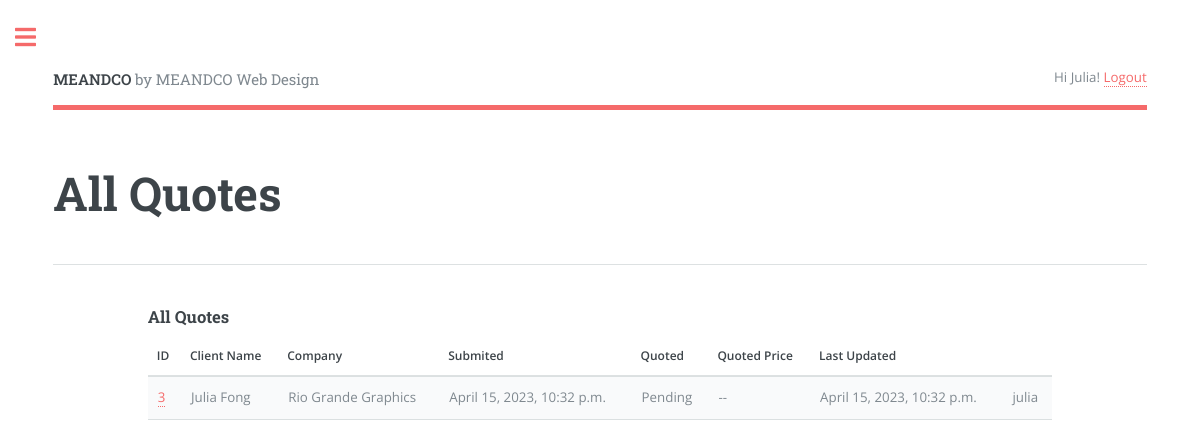
Before: /quotes/ (signed in) with the older database file.
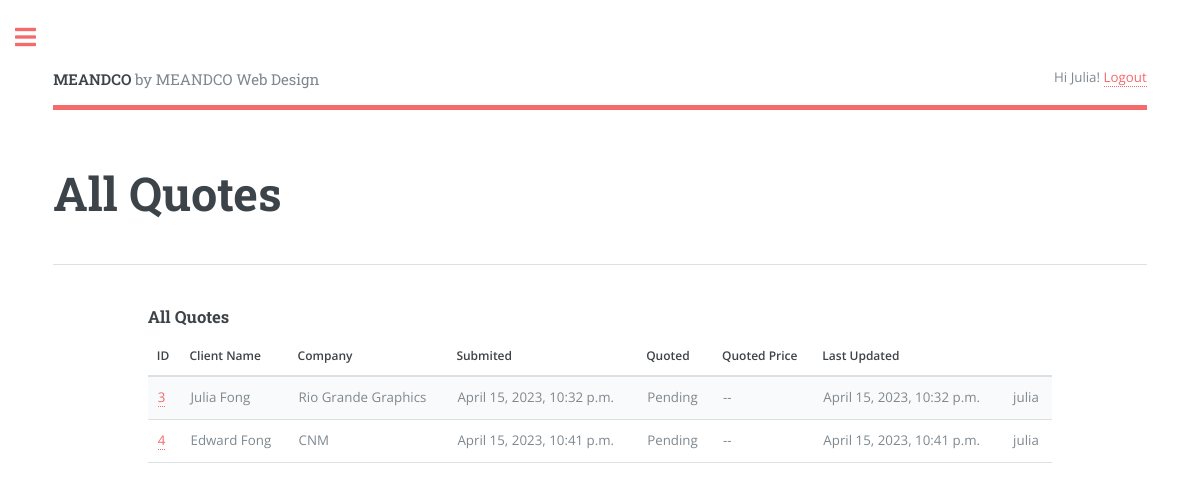
After: the same page with the newer database file.
### quote/models.py (models this page shows, shortened)
class Quote(models.Model):
    class Status(models.TextChoices):
        PENDING = 'Pending'
        REVIEWING = 'Reviewing'
        APPROVED = 'Approved'
    class Priority(models.TextChoices):
        URGENT  = 'UG', _('Urgent - 1 to week or less')
        NORMAL  = 'NM', _('Normal - 2 to 4 weeks')
        LOW     = 'LW', _('Low - Still Researching')
    name = models.CharField(max_length=250)
    requester = models.ForeignKey(User,
                                  on_delete=models.CASCADE, related_name='quotes')
    position = models.CharField(max_length=250, null=True,
                                blank=True)
    company = models.CharField(max_length=250, null=True,
                               blank=True)
    address = models.CharField(max_length=250, null=True,
                               blank=True)
    phone = models.CharField(max_length=30)
    email = models.EmailField(max_length=250)
    web_address = models.CharField(max_length=250, null=True,
                                   blank=True)
    description = models.TextField()
    created = models.DateTimeField(auto_now_add=True)
    updated = models.DateTimeField(auto_now=True)
    stat = models.CharField(max_length=20,
                              choices=Status.choices,
                              default=Status.PENDING)
    priority = models.CharField(max_length=2,
                                choices=Priority.choices,
                                default=Priority.NORMAL)
    quoted_price = models.DecimalField(max_digits=250,decimal_places=2,
                                    null=True, blank=True)
    jobfile = models.FileField(upload_to="jobfiles/", null=True, blank=True)
    class Meta:
        ordering = ['created']
        indexes = [
            models.Index(fields=['created'])
        ]

### quote/views.py (the view)
# urls.py: path('quotes/', views.quotes_list, name='quotes_list'),
@login_required(login_url='login')
def quotes_list(request):
    quotes =  Quote.objects.filter(requester=request.user)
    context = {'quotes':quotes}
    return render(request, 'quote/quotes_list.html', context)

### quote/templates/quote/quotes_list.html (shortened to what this page needs)
{% extends "base.html" %}
{% block header %}All Quotes{% endblock %}
{% block content %}
  <h3>All Quotes</h3>
    <div class="table-wrapper">
        <table>
            <thead>
            <tr>
                <th>ID</th>
                <th>Client Name</th>
                <th>Company</th>
                <th>Submited</th>
                <th>Quoted</th>
                <th>Quoted Price</th>
                <th>Last Updated</th>
            </tr>
            </thead>
            <tbody>
            {% if quotes %}
            {% for q in quotes %}
                <tr>
                    <td><a href="{% url 'quote_detail' q.id %}">{{ q.id }}</a></td>
                    <td>{{ q.name }}</td>
                    <td>{{ q.company }} </td>
                    <td>{{ q.created }}</td>
                    <td>{{ q.stat }}</td>
                    <td>{% if q.quoted_price  %}{{ q.quoted_price }} {% else %}--{% endif %}</td>
                    <td>{{ q.updated }}</td>
                    <td>{{ q.requester }}</td>
                </tr>
            {% endfor %}
            {% endif %}
          </tbody>
        </table>
     </div>
{% endblock %}

### quote/templates/base.html (shortened to what this page needs)
{% load static %}
<!DOCTYPE html>
<html lang="en">
<head>
    <link href="{% static 'assets/css/main.css' %}" rel="stylesheet">
    <link rel="stylesheet" href="{% static 'assets/css/fontawesome-all.min.css' %}" />
</head>
<body>
    <body class="is-preload">
        <div id="wrapper">
            <div id="main">
              <div class="inner">
                  <header id="header">
                    <a href="{% url 'home' %}" class="logo"><strong>MEANDCO</strong> by MEANDCO Web Design</a>
                    <ul class="icons">
                      {% if request.user.is_authenticated %}
                      Hi {{ request.user.first_name|default:request.user.username|title }}! <a href="{% url 'logout' %}">Logout</a>
                      {% else %}
                      Not logged in. <a href="{% url 'login' %}">Log-in</a>
                      {% endif %}
                    </ul>
                  </header>
                  <section>
                    <header class="main">
                      <h1>{% block header %}{% endblock header %}</h1>
                    </header>
                    <hr class="major" />
                      <div class="row gtr-200">
                        <div class="col-1 col-12-medium">
                        </div>
                          <div class="col-10 col-12-medium">
                          {% block content %}
                          {% endblock %}
                        </div>
                      </div>
                  </section>
              </div>
            </div>
                      {% url 'quote' as url%}
                      {% url 'quotes_list' as list %}
                      {% url 'contact' as contact %}
        </div>
</body>
</html>

Changed rows visible on the page:
added Quote: id "4", name "Edward Fong", company "CNM", created "April 15, 2023, 10:41 p.m.", stat "Pending", updated "April 15, 2023, 10:41 p.m.", requester "julia"
